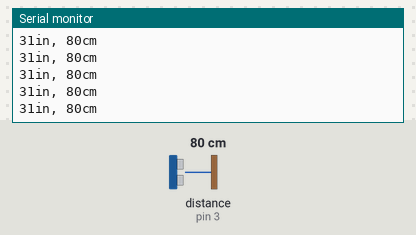
Bench run of a sketch on a simulated Arduino Uno, built with avr-gcc and run on an emulated ATmega328P. On the bench: the last lines printed to the serial monitor. Wiring (inferred from the names in the program): ultrasonic range finder: trigger pin 4; echo pin 3. The inputs (shaded band) are chosen by the test bench; at power-on: distance to the obstacle (sensor on pin 3) 80 cm. The echo pulse lasts 58.3 µs per cm.

Above: at 1.2 s.
1.3 s: distance to the obstacle (sensor on pin 3) set to 2 cm
At 1.6 s:
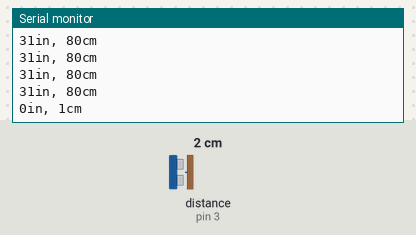
2.8 s: distance to the obstacle (sensor on pin 3) set to 4 cm
At 2.8 s:
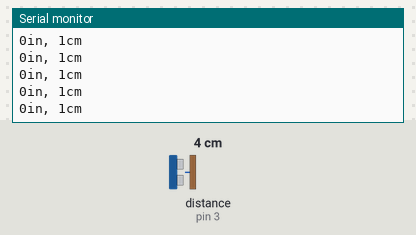
Timing chart, 0 to 5.8 s (numbered marks = the images above; inputs shaded):
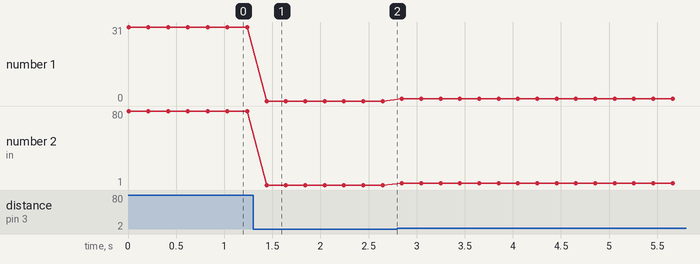

The sketch:

ultra.ino
```cpp
const int pingPin = 4; // Trigger Pin of Ultrasonic Sensor
const int echoPin = 3; // Echo Pin of Ultrasonic Sensor

void setup() {
  Serial.begin(115200); // Starting Serial Terminal
  pinMode(pingPin, OUTPUT);
  pinMode(echoPin, INPUT);
}

void loop() {
  long duration, inches, cm;

  digitalWrite(pingPin, LOW);
  delayMicroseconds(2);
  digitalWrite(pingPin, HIGH);
  delayMicroseconds(10);
  digitalWrite(pingPin, LOW);

  duration = pulseIn(echoPin, HIGH);
  inches = microsecondsToInches(duration);
  cm = microsecondsToCentimeters(duration);
  Serial.print(inches);
//  pinMode(LED_BUILTIN,HIGH);
  Serial.print("in, ");
  Serial.print(cm);
  Serial.println("cm");
  Serial.println();
  delay(100);
//    pinMode(LED_BUILTIN,LOW);
  delay(100);
}

long microsecondsToInches(long microseconds) {
  return microseconds / 74 / 2;
}

long microsecondsToCentimeters(long microseconds) {
  return microseconds / 29 / 2;
}
```

Measured:
- after the input at 1.3 s, the serial monitor: prints a new line after 0.14 s (image 1)
- plotted number 1: 31 → 0 after the input at 1.3 s
- plotted number 2: 80 → 1 after the input at 1.3 s, 1 → 3 after the input at 2.8 s
